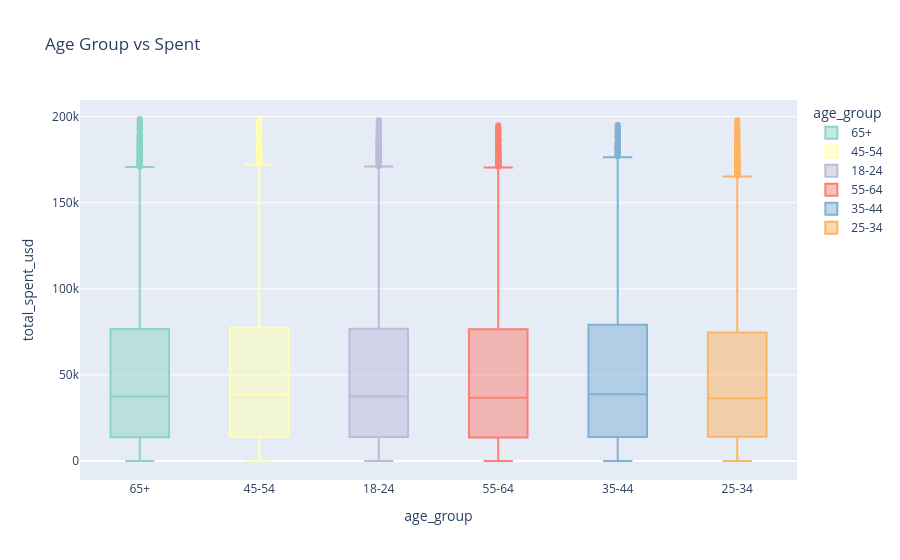

Source (notebook cell):
### Code cell
import plotly.express as px

fig = px.box(df, 
             x='age_group', 
             y='total_spent_usd', 
             color='age_group', 
             color_discrete_sequence=px.colors.qualitative.Set3,
             title='Age Group vs Spent')
fig.show()

### Figure 1 — Plotly figure (JSON) as saved in the notebook; plotly's stock layout.template omitted (floating-point values rounded to 4 significant figures; data arrays with more than 128 entries replaced by an {"elided": "..."} marker saying what was removed)
{"data": [{"alignmentgroup": "True", "hovertemplate": "age_group=%{x}<br>total_spent_usd=%{y}<extra></extra>", "legendgroup": "65+", "marker": {"color": "rgb(141,211,199)"}, "name": "65+", "notched": false, "offsetgroup": "65+", "orientation": "v", "showlegend": true, "type": "box", "x": {"elided": "8440 str values"}, "x0": " ", "xaxis": "x", "y": {"elided": "8440 float values"}, "y0": " ", "yaxis": "y"}, {"alignmentgroup": "True", "hovertemplate": "age_group=%{x}<br>total_spent_usd=%{y}<extra></extra>", "legendgroup": "45-54", "marker": {"color": "rgb(255,255,179)"}, "name": "45-54", "notched": false, "offsetgroup": "45-54", "orientation": "v", "showlegend": true, "type": "box", "x": {"elided": "8403 str values"}, "x0": " ", "xaxis": "x", "y": {"elided": "8403 float values"}, "y0": " ", "yaxis": "y"}, {"alignmentgroup": "True", "hovertemplate": "age_group=%{x}<br>total_spent_usd=%{y}<extra></extra>", "legendgroup": "18-24", "marker": {"color": "rgb(190,186,218)"}, "name": "18-24", "notched": false, "offsetgroup": "18-24", "orientation": "v", "showlegend": true, "type": "box", "x": {"elided": "8349 str values"}, "x0": " ", "xaxis": "x", "y": {"elided": "8349 float values"}, "y0": " ", "yaxis": "y"}, {"alignmentgroup": "True", "hovertemplate": "age_group=%{x}<br>total_spent_usd=%{y}<extra></extra>", "legendgroup": "55-64", "marker": {"color": "rgb(251,128,114)"}, "name": "55-64", "notched": false, "offsetgroup": "55-64", "orientation": "v", "showlegend": true, "type": "box", "x": {"elided": "8266 str values"}, "x0": " ", "xaxis": "x", "y": {"elided": "8266 float values"}, "y0": " ", "yaxis": "y"}, {"alignmentgroup": "True", "hovertemplate": "age_group=%{x}<br>total_spent_usd=%{y}<extra></extra>", "legendgroup": "35-44", "marker": {"color": "rgb(128,177,211)"}, "name": "35-44", "notched": false, "offsetgroup": "35-44", "orientation": "v", "showlegend": true, "type": "box", "x": {"elided": "8203 str values"}, "x0": " ", "xaxis": "x", "y": {"elided": "8203 float values"}, "y0": " ", "yaxis": "y"}, {"alignmentgroup": "True", "hovertemplate": "age_group=%{x}<br>total_spent_usd=%{y}<extra></extra>", "legendgroup": "25-34", "marker": {"color": "rgb(253,180,98)"}, "name": "25-34", "notched": false, "offsetgroup": "25-34", "orientation": "v", "showlegend": true, "type": "box", "x": {"elided": "8339 str values"}, "x0": " ", "xaxis": "x", "y": {"elided": "8339 float values"}, "y0": " ", "yaxis": "y"}], "layout": {"boxmode": "overlay", "legend": {"title": {"text": "age_group"}, "tracegroupgap": 0}, "title": {"text": "Age Group vs Spent"}, "xaxis": {"anchor": "y", "categoryarray": ["65+", "45-54", "18-24", "55-64", "35-44", "25-34"], "categoryorder": "array", "domain": [0, 1], "title": {"text": "age_group"}}, "yaxis": {"anchor": "x", "domain": [0, 1], "title": {"text": "total_spent_usd"}}}}
